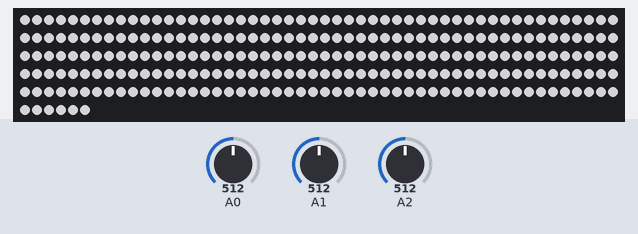
Recording of a sketch running on a simulated Arduino Uno, built with avr-gcc and run on an emulated ATmega328P. Shown: 256 RGB LEDs in strip order, left to right, continuing on the next row. Inputs (shaded band) come from the test bench; at power-on: A0 = 512, A1 = 512, A2 = 512. Dim RGB values are drawn brighter than linear.

Above: at 1.2 s.
1.3 s: A0 set to 716
At 2.5 s:
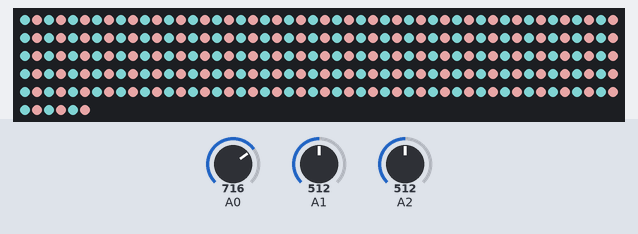
2.8 s: A1 set to 716
At 3.8 s:
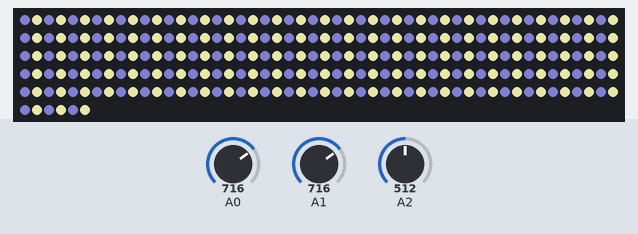
4.3 s: A2 set to 306
5.8 s: A0 set to 511
7.3 s: A2 set to 511
At 8.4 s:
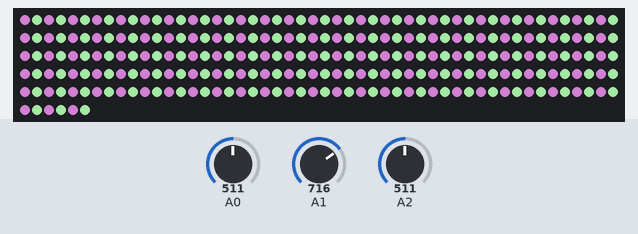
8.8 s: A1 set to 900
Timing chart, 0 to 11.3 s (numbered marks = the images above; inputs shaded):
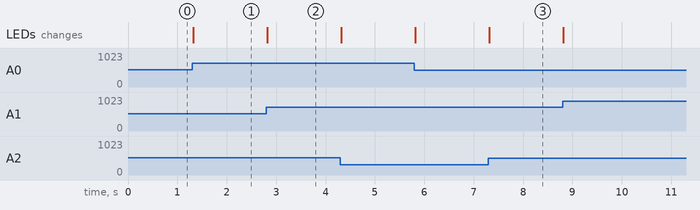

Measured:
- after the input at 1.3 s, the LEDs: change at once (image 1)
- after the input at 2.8 s, the LEDs: change at once (image 2)
- after the input at 7.3 s, the LEDs: change at once (image 3)

The sketch:

led-setcolor-test.ino
```cpp
#include <FastLED.h>
#define NUMLEDS 256
#define DATAPIN 6

CRGB leds[NUMLEDS];

void setup() {
  FastLED.addLeds<NEOPIXEL, DATAPIN>(leds, NUMLEDS);

}

void loop() {
  int rIntensity = map(analogRead(0), 1023, 0, 0, 255);
  int gIntensity = map(analogRead(1), 1023, 0, 0, 255);
  int bIntensity = map(analogRead(2), 1023, 0, 0, 255);
  int i = 0;
  int j = 0;
  for (i = 0; i < NUMLEDS; ++i)
  {
    if (j == 0)
    {
      leds[i].r = rIntensity;
      leds[i].g = gIntensity;
      leds[i].b = bIntensity;
      j++;
    }
    else
    {
      leds[i].r = 255 - rIntensity;
      leds[i].g = 255 - gIntensity;
      leds[i].b = 255 - bIntensity;
      j--;
    }
  }
  FastLED.show();
  delay(1);
}
```
